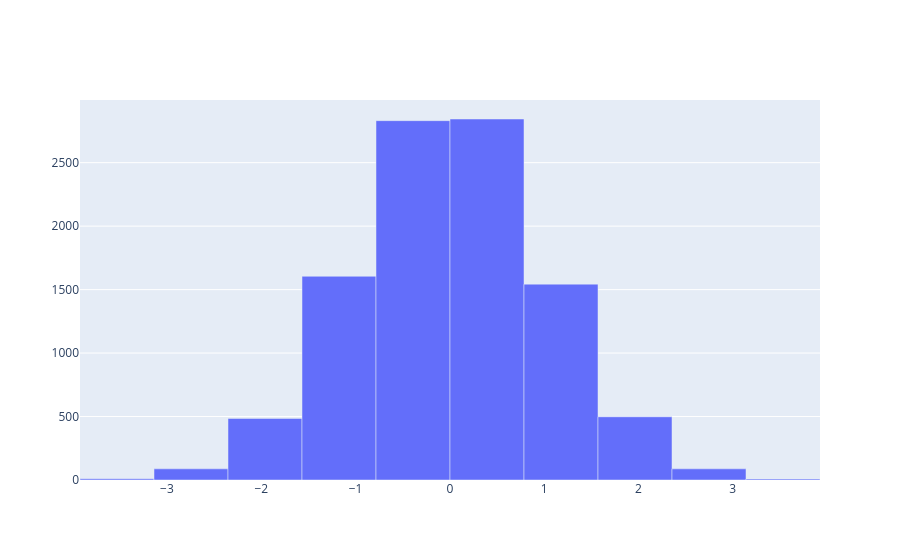

Here is the notebook cell this chart was saved with:
### Markdown cell above
The default plot is `bar`.

### Code cell
H.plot()  # Same as H.plot.bar()

### Figure 1 — Plotly figure (JSON) as saved in the notebook; plotly's stock layout.template omitted (floating-point values rounded to 4 significant figures)
{"data": [{"name": "normal", "opacity": 1, "type": "bar", "width": [0.7849, 0.7849, 0.7849, 0.7849, 0.7849, 0.7849, 0.7849, 0.7849, 0.7849, 0.7849], "x": [-3.53, -2.745, -1.96, -1.175, -0.3905, 0.3944, 1.179, 1.964, 2.749, 3.534], "y": [10, 88, 485, 1605, 2831, 2844, 1543, 498, 88, 8]}], "layout": {"barmode": "overlay"}}
